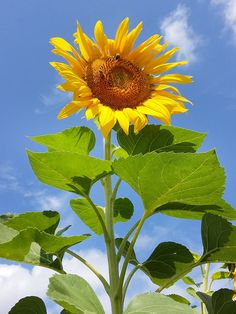
#> input picture tmp/himawari.png, 236 x 314 px, found by its file name
$ jupyter execute HSV_Capture.ipynb
#> lines starting #> are read from the running program, lines starting #| are printed output that depends on the picture; after the words box and inside, x2 and y2 are one past the last pixel; in counts of white or black regions, pixels touching at a corner belong together
[cell 1]
import cv2
import numpy as np

[cell 2]
def green_detect(img):
    # HSV色空間に変換
    hsv = cv2.cvtColor(img, cv2.COLOR_BGR2HSV)

    # みどりのHSVしきい値
    hsv_min = np.array([36,0,0])
    hsv_max = np.array([86,255,255])
    # mask(しきい値)　=cv2.inRange(img, lower, higher)
    mask = cv2.inRange(hsv, hsv_min, hsv_max)
    return mask

    """
    参考リンク
    hsvから画像の編集まで（main）= https://algorithm.joho.info/programming/python/opencv-color-tracking-py/

    greenのhsv値 = https://stackoverflow.com/questions/47483951/how-to-define-a-threshold-value-to-detect-only-green-colour-objects-in-an-image


    inRangeの使い方

    dst = cv2.inRange(src, lowerb, upperb[, dst])
    引数

    src: 入力画像
    lowerb: 下限
    upperb: 上限
    返り値

    dst: 出力画像


    """

def main():
    img = cv2.imread(r"C:\Users\hirayama\src\opencv_sample\Mproject\tmp\himawari.png")
#> img is the input picture: shape (314, 236, 3); mean B, G, R 115.8, 143.9, 126.9
    # 緑色検出
    mask = green_detect(img)
#> in green_detect, `hsv = cv2.cvtColor(img, cv2.COLOR_BGR2HSV)`: hsv: shape (314, 236, 3); mean H, S, V 68.7, 151.2, 173.9
#> in green_detect, `mask = cv2.inRange(hsv, hsv_min, hsv_max)`:
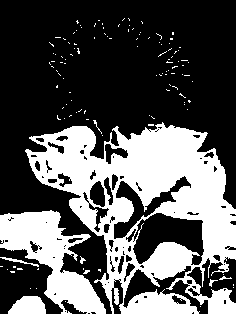
#> mask: shape (314, 236); 34% white; 122 white regions (114 under 20 px), largest, box (x1, y1, x2, y2) and area: (25, 122, 236, 314) 19388, (0, 210, 106, 314) 4697, (8, 296, 46, 314) 532
    cv2.imshow('img',img)
    # mask画像の表示
    cv2.imshow("mask", mask)
    # if cv2.waitKey(25) & 0xFF == ord('q'):
    #     break
    cv2.waitKey(0)
    cv2.destroyAllWindows()

if __name__ == '__main__':
    main()
